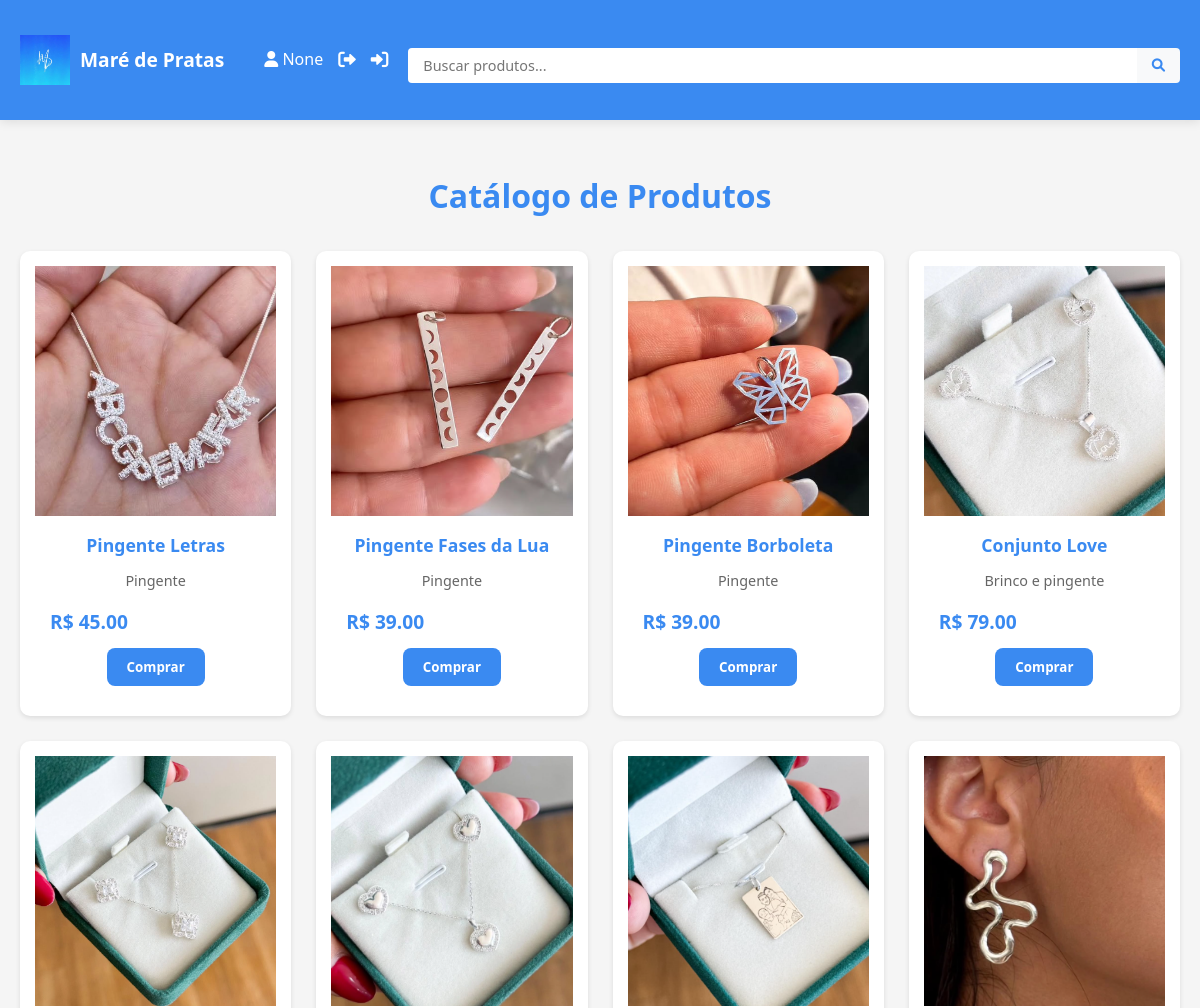
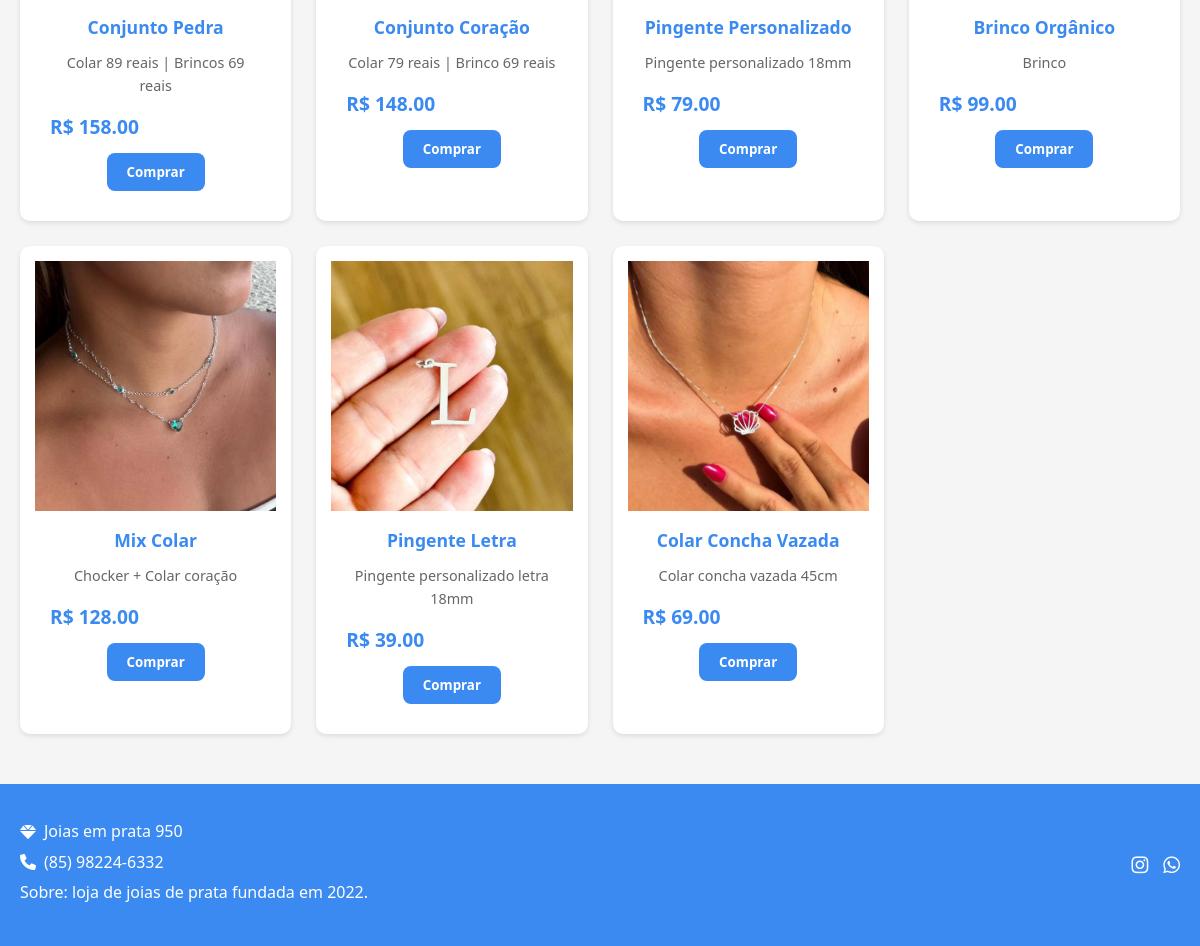
Before: / with the older database file (2 pictures, top to bottom).
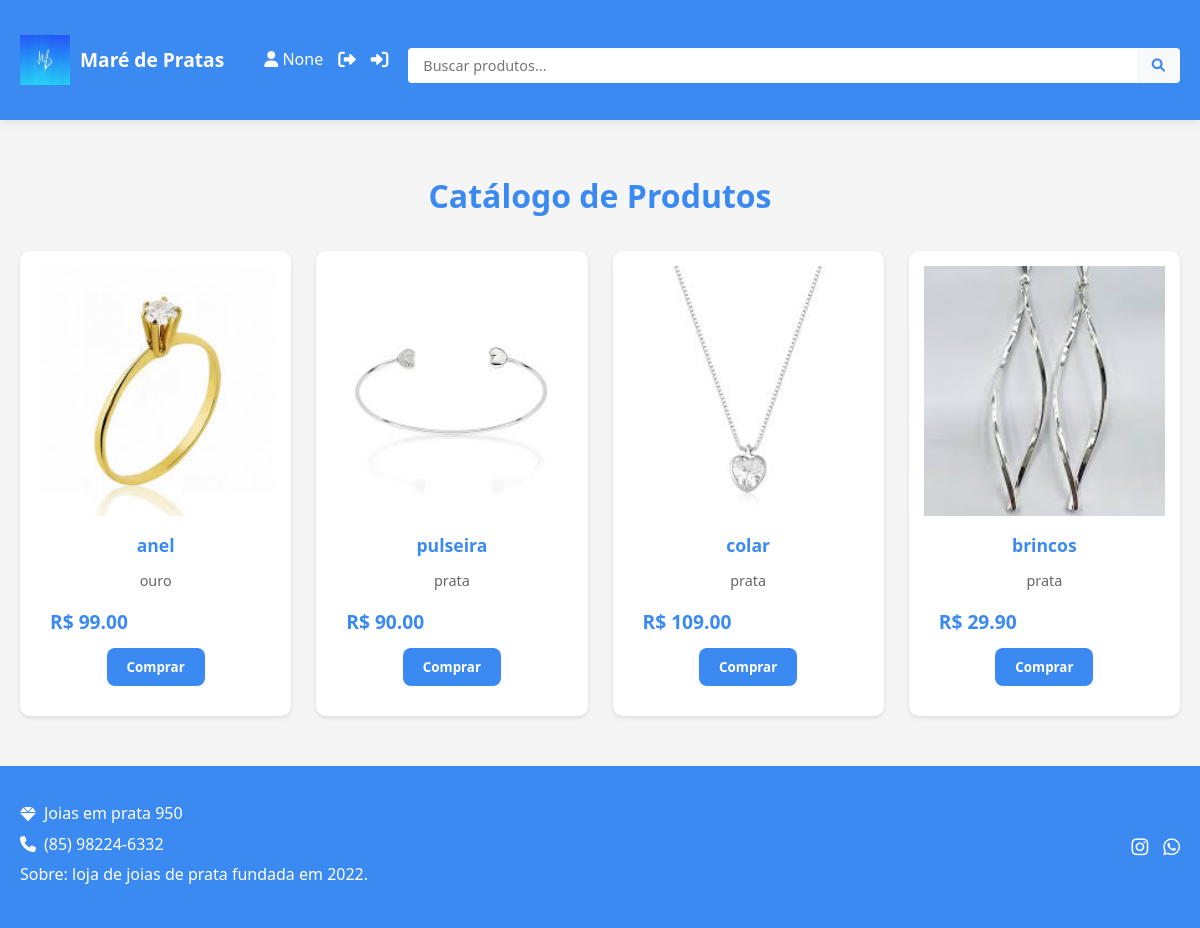
After: the same page with the newer database file.
### app.py (models this page shows)
class Produto(db.Model):
    id = db.Column(db.Integer, primary_key=True)
    nome = db.Column(db.String(100), nullable=False)
    descricao = db.Column(db.Text, nullable=False)
    valor = db.Column(db.Float, nullable=False)
    foto_url = db.Column(db.String(200), nullable=False)
    estoque = db.Column(db.Integer, nullable=False, default=0)  # NOVO CAMPO

### app.py (the view)
@app.route('/')
def catalogo():
    nome_usuario = session.get('nome_usuario')
    produtos = Produto.query.all()
    return render_template('catalogo.html', nome_usuario=nome_usuario, produtos=produtos)

### templates/catalogo.html (shortened to what this page needs)
<!DOCTYPE html>
<html lang="pt-BR">
<head>
    <link rel="stylesheet" href="https://cdnjs.cloudflare.com/ajax/libs/font-awesome/6.0.0-beta3/css/all.min.css">
    <link rel="stylesheet" href="{{ url_for('static', filename='css/catalogo.css') }}">
</head>
<body>
    <header class="main-header">
        <div class="container">
            <div class="header-main">
                <div class="logo-container">
                    <a href="#" class="logo">
                        <img src="{{ url_for('static', filename='images/logo1.jpg') }}" alt="">
                        <span>Maré de Pratas</span>
                    </a>
                </div>
                <div class="user-actions">
                    <span class="user-name"><i class="fas fa-user"></i> {{ nome_usuario }}</span>
                    <a href="{{ url_for('registro') }}" title="Logout"><i class="fas fa-sign-out-alt"></i></a>
                    <a href="{{ url_for('login') }}" title="Login"><i class="fas fa-sign-in-alt"></i></a>
                </div>
                <div class="search-container">
                    <form action="{{ url_for('listar_produtos') }}" method="GET">
                        <input type="text" placeholder="Buscar produtos..." name="q">
                        <button type="submit"><i class="fas fa-search"></i></button>
                    </form>
                </div>
            </div>
        </div>
    </header>
<main>
    <div class="container">
        <h2 class="catalog-title">Catálogo de Produtos</h2>
        <div class="products-grid">
            {% for produto in produtos %}
            <div class="product-card">
                <div class="product-image">
                    <img src="{{ produto.foto_url }}" alt="{{ produto.nome }}">
                </div>
                <div class="product-info">
                    <h3>{{ produto.nome }}</h3>
                    <p class="description">{{ produto.descricao }}</p>
                    <div class="price-container">
                        <span class="price">R$ {{ '%.2f'|format(produto.valor) }}</span>
                    </div>
                    <form action="{{ url_for('finalizar_pedido') }}" method="POST">
                        <button type="submit" class="btn-comprar">Comprar</button>
                    </form>
                </div>
            </div>
            {% endfor %}
        </div>
    </div>
</main>
    <footer class="main-footer">
        <div class="container">
            <div class="footer-container">
                <div class="footer-info">
                    <p><i class="fas fa-gem"></i> Joias em prata 950</p>
                    <p><i class="fas fa-phone"></i> (85) 98224-6332</p>
                    <p>Sobre: loja de joias de prata fundada em 2022. </p>
                </div>
                <div class="social-icons">
                    <a href="https://www.instagram.com/mare_depratas?igsh=bDBsbXhwY3N5NmQ2"><i class="fab fa-instagram"></i></a>
                    <a href="https://api.whatsapp.com/send/?phone=5585982246332"><i class="fab fa-whatsapp"></i></a>
                </div>
            </div>
        </div>
    </footer>
</body>
</html>

### static/css/catalogo.css (style rules this page uses)
* { margin: 0; padding: 0; box-sizing: border-box; font-family: 'Segoe UI', Tahoma, Geneva, Verdana, sans-serif; }
body { background-color: #f5f5f5; color: #333; line-height: 1.6; display: flex; flex-direction: column; min-height: 100vh; }
.main-header { background-color: #3a8af1; color: white; padding: 15px 0; box-shadow: 0 2px 10px rgba(0, 0, 0, 0.1); position: sticky; top: 0; z-index: 100; }
.header-main { display: flex; justify-content: space-between; align-items: center; flex-wrap: wrap; gap: 20px; }
.logo-container { display: flex; align-items: center; flex-shrink: 0; }
.logo { display: flex; align-items: center; text-decoration: none; color: white; font-weight: bold; font-size: 1.2rem; }
.logo img { height: 40px; margin-right: 10px; }
.search-container { flex: 1; min-width: 200px; }
.search-container form { display: flex; }
.search-container input { flex: 1; padding: 8px 15px; border: none; border-radius: 4px 0 0 4px; font-size: 0.9rem; }
.search-container button { background-color: #f8f9fa; color: #3a8af1; border: none; padding: 8px 15px; border-radius: 0 4px 4px 0; cursor: pointer; }
.user-actions { display: flex; gap: 15px; margin-left: 20px; }
.user-actions a { color: white; font-size: 1.1rem; text-decoration: none; transition: transform 0.3s; display: flex; align-items: center; }
main { padding: 30px 0; }
.catalog-title { color: #3a8af1; margin-bottom: 30px; text-align: center; font-size: 2rem; }
.products-grid { display: grid; grid-template-columns: repeat(auto-fill, minmax(250px, 1fr)); gap: 25px; }
.product-card { background-color: white; border-radius: 10px; padding: 15px; text-align: center; box-shadow: 0 2px 5px rgba(0, 0, 0, 0.1); transition: transform 0.3s; }
.product-image { position: relative; height: 250px; overflow: hidden; }
.product-image img { width: 100%; height: 100%; object-fit: cover; transition: transform 0.5s; }
.product-info { padding: 15px; }
.product-info h3 { color: #3a8af1; margin-bottom: 10px; font-size: 1.1rem; }
.price-container { display: flex; align-items: center; gap: 10px; margin-bottom: 10px; }
.price { font-weight: bold; color: #3a8af1; font-size: 1.2rem; }
.description { color: #666; font-size: 0.9rem; margin-bottom: 15px; }
.btn-comprar { background-color: #3a8af1; color: white; border: none; padding: 8px 15px; border-radius: 4px; cursor: pointer; font-weight: 500; transition: background-color 0.3s; }
.btn-comprar { background-color: #2a7ae1; }
.main-footer { background-color: #3a8af1; color: white; padding: 15px 0; margin-top: auto; }
.footer-container { display: flex; justify-content: space-between; align-items: center; }
.footer-info p { display: flex; align-items: center; gap: 8px; margin-bottom: 5px; }
.social-icons { display: flex; gap: 15px; }
.social-icons a { color: white; font-size: 1.2rem; transition: color 0.3s; }
.container { max-width: 1200px; margin: 0 auto; padding: 20px; }
.catalog-title { text-align: center; margin-bottom: 30px; }
.container form { margin-top: 10px; }
.btn-comprar { background-color: #3a8af1; color: #fff; padding: 10px 20px; border: none; border-radius: 8px; cursor: pointer; font-weight: bold; transition: background-color 0.3s ease; }
.logo img { height: 50px; width: auto; }

Changed rows visible on the page:
removed Produto: foto_url (picture), nome "Pingente Letras", descricao "Pingente", valor "45.00"
removed Produto: foto_url (picture), nome "Pingente Fases da Lua", descricao "Pingente", valor "39.00"
removed Produto: foto_url (picture), nome "Pingente Borboleta", descricao "Pingente", valor "39.00"
removed Produto: foto_url (picture), nome "Conjunto Love", descricao "Brinco e pingente", valor "79.00"
removed Produto: foto_url (picture), nome "Conjunto Pedra", descricao "Colar 89 reais | Brincos 69 reais", valor "158.00"
removed Produto: foto_url (picture), nome "Conjunto Coração", descricao "Colar 79 reais | Brinco 69 reais", valor "148.00"
removed Produto: foto_url (picture), nome "Pingente Personalizado", descricao "Pingente personalizado 18mm", valor "79.00"
removed Produto: foto_url (picture), nome "Brinco Orgânico", descricao "Brinco", valor "99.00"
removed Produto: foto_url (picture), nome "Mix Colar", descricao "Chocker + Colar coração", valor "128.00"
removed Produto: foto_url (picture), nome "Pingente Letra", descricao "Pingente personalizado letra 18mm", valor "39.00"
removed Produto: foto_url (picture), nome "Colar Concha Vazada", descricao "Colar concha vazada 45cm", valor "69.00"
added Produto: foto_url (picture), nome "anel", descricao "ouro", valor "99.00"
added Produto: foto_url (picture), nome "pulseira", descricao "prata", valor "90.00"
added Produto: foto_url (picture), nome "colar", descricao "prata", valor "109.00"
added Produto: foto_url (picture), nome "brincos", descricao "prata", valor "29.90"
